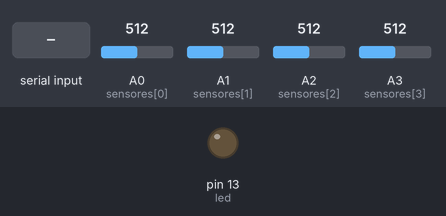
The sketch below on a simulated Arduino Uno, built with avr-gcc and run on an emulated ATmega328P. On the bench: output pins drawn as LEDs (lit = HIGH). The inputs (shaded band) are chosen by the test bench; at power-on: A0 (sensores[0]) = 512, A1 (sensores[1]) = 512, A2 (sensores[2]) = 512, A3 (sensores[3]) = 512. What the sketch prints to the serial monitor is not drawn.

Above: at 1.2 s.
1.3 s: "90,45\n" received over Serial
At 2.3 s:
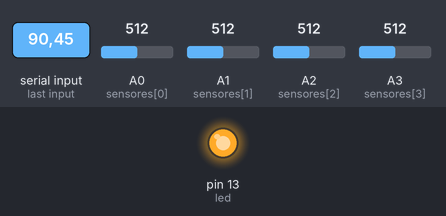
2.9 s: A0 (sensores[0]) set to 296
4.4 s: A0 (sensores[0]) set to 278
Timing chart, 0 to 7.4 s (numbered marks = the images above; inputs shaded):
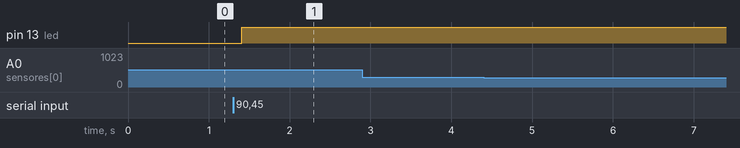

Measured:
- after the input at 1.3 s, pin 13 (led): LOW → HIGH after 0.11 s
- after the input at 2.9 s, every drawn part: stays the same
- after the input at 4.4 s, every drawn part: stays the same

The sketch:

P40_ToPythonReadWrite_VariosSensores.ino
```cpp
int v;
int sensores[] = {A0, A1, A2, A3};
//LDR, Potenciometro, HCSR04, PIR, LM35, ...
int valores_Sensores[] = {0, 0, 0, 0};

int led = 13;

void setup() {
  //
  pinMode(led, OUTPUT);
  Serial.begin(9600);
  Serial.setTimeout(100);
}

void loop() {
  //
  String cadena = "";
  for (int i = 0; i < 4; i++) {
    valores_Sensores[i] = analogRead(sensores[i]);
    cadena += valores_Sensores[i] + "@";
  }

  Serial.println(cadena);

  if(Serial.available()>0){
    v = Serial.readString().toInt();
    digitalWrite(led, v);
  }

  delay(100);
}
```
